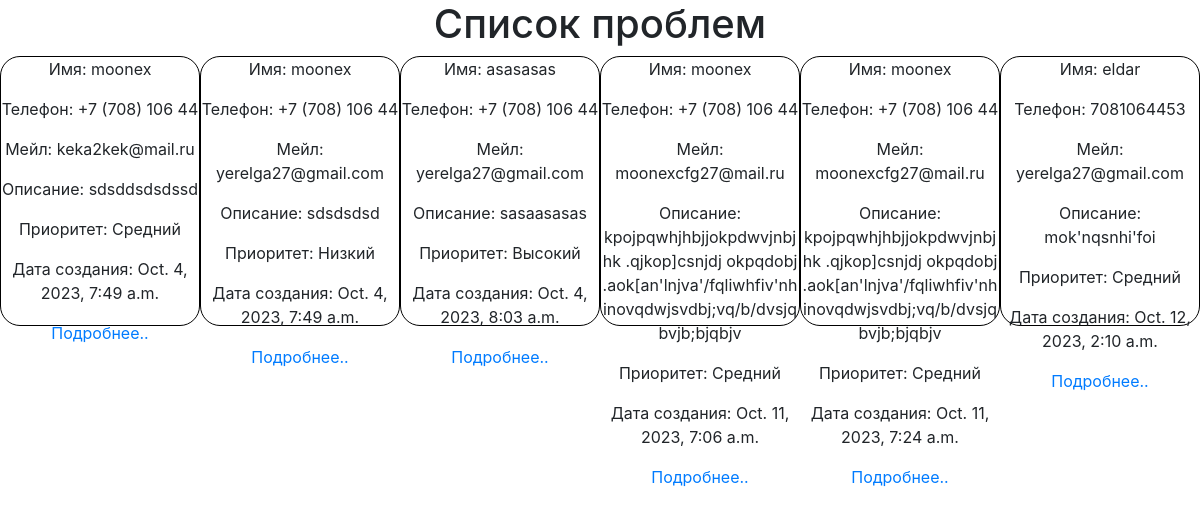
Screenshot of /list/ (signed in) with the database file from the repository.
### myapp/models.py (models this page shows)
class Problem(models.Model):
    name = models.CharField(max_length=255)
    phone = models.CharField(max_length=15)
    email = models.EmailField()
    description = models.TextField()
    priority = models.CharField(max_length=10, choices=PRIORITY_CHOICES)
    created_at = models.DateTimeField(auto_now_add=True)
    user = models.ForeignKey(User, on_delete=models.CASCADE, null=True, blank=True)
    status = models.CharField(max_length=20, choices=STATUS_CHOICES, default='new')
    actions = models.CharField(blank=True, max_length=1000)
    assigned_user = models.ForeignKey(User, on_delete=models.SET_NULL, null=True, related_name='assigned_problems')
    resolved_user = models.ForeignKey(User, on_delete=models.SET_NULL, null=True, related_name='resolved_problems')

### myapp/views.py (the view)
# urls.py: path('list/', views.problem_list, name='problem-list'),
@login_required
def problem_list(request):
    problems = Problem.objects.filter(assigned_user=request.user)
    return render(request, 'problem_list.html', {'problems': problems})

### myapp/templates/problem_list.html (shortened to what this page needs)
<!DOCTYPE html>
<html lang="en">
<head>
    <link rel="stylesheet" href="https://maxcdn.bootstrapcdn.com/bootstrap/4.0.0/css/bootstrap.min.css">
</head>
<body>
    <div class="d-flex justify-content-center">
        <h1>Список проблем</h1>
    </div>
<table>
    <tbody>
        <div class="d-flex justify-content-center">
        {% for problem in problems %}
            <div class="card">
                <p>Имя: {{ problem.name }}</p>
                <p>Телефон: {{ problem.phone }}</p>
                <p>Мейл: {{ problem.email }}</p>
                <p>Описание: {{ problem.description }}</p>
                <p>Приоритет: {{ problem.get_priority_display }}</p>
                <p>Дата создания: {{ problem.created_at }}</p>
                <a href="{% url 'problem-detail' problem.id %}">Подробнее..</a>
            </div>
        {% empty %}
            <tr>
                <p colspan="6">Проблемы не найдены</p>
            </tr>
        {% endfor %}
        </div>
    </tbody>
</table>
</body>
</html>

### myapp/templates/problem_list.html (style rules this page uses)
.card { border: 1px solid black; width: 40%; height: 270px; border-radius: 20px; text-align: center; }

### rows the page displays
Problem: name "moonex", phone "+7 (708) 106 44", email "keka2kek@mail.ru", description "sdsddsdsdssd", priority "Средний", created_at "Oct. 4, 2023, 7:49 a.m."
Problem: name "moonex", phone "+7 (708) 106 44", email "yerelga27@gmail.com", description "sdsdsdsd", priority "Низкий", created_at "Oct. 4, 2023, 7:49 a.m."
Problem: name "asasasas", phone "+7 (708) 106 44", email "yerelga27@gmail.com", description "sasaasasas", priority "Высокий", created_at "Oct. 4, 2023, 8:03 a.m."
Problem: name "moonex", phone "+7 (708) 106 44", email "moonexcfg27@mail.ru", description "kpojpqwhjhbjjokpdwvjnbjhk .qjkop]csnjdj okpqdobj .aok[an'lnjva'/fqliwhfiv'nhinovqdwjsvdbj;vq/b/dvsjqbvjb;bjqbjv", priority "Средний", created_at "Oct. 11, 2023, 7:06 a.m."
Problem: name "moonex", phone "+7 (708) 106 44", email "moonexcfg27@mail.ru", description "kpojpqwhjhbjjokpdwvjnbjhk .qjkop]csnjdj okpqdobj .aok[an'lnjva'/fqliwhfiv'nhinovqdwjsvdbj;vq/b/dvsjqbvjb;bjqbjv", priority "Средний", created_at "Oct. 11, 2023, 7:24 a.m."
Problem: name "eldar", phone "7081064453", email "yerelga27@gmail.com", description "mok'nqsnhi'foi", priority "Средний", created_at "Oct. 12, 2023, 2:10 a.m."
